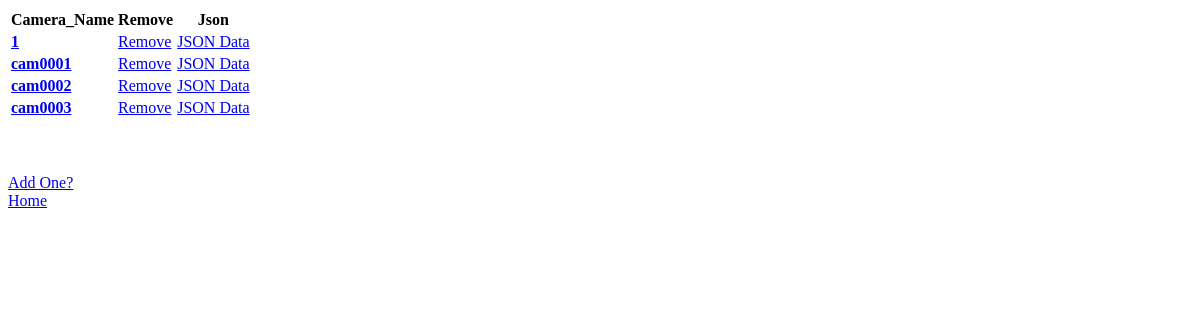
The page /cam_qrcode/ on the database as committed earlier.
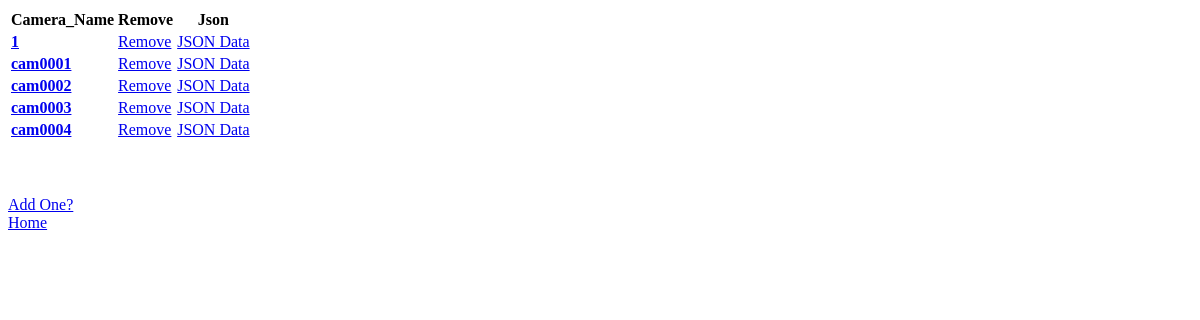
The same page on the database as committed later.
### cam_qrcode/models.py (models this page shows, shortened)
class Camera(models.Model):
    camera_id = models.IntegerField()
    camera_name = models.CharField(max_length=200)
    camera_xmpp_account = models.CharField(max_length=200)
    camera_xmpp_password = models.CharField(max_length=200)
    app_xmpp_account = models.CharField(max_length=200)
    app_xmpp_password = models.CharField(max_length=200)

### cam_qrcode/views.py (the view)
def index(request):
    latest_cam_list = Camera.objects.all()
    context = {'latest_cam_list': latest_cam_list}
    return render(request, 'cam_qrcode/index.html', context)

### polls/templates/cam_qrcode/index.html (shortened to what this page needs)
{% if latest_cam_list %}
<table>
  <thead>
    <tr>
      <th>Camera_Name</th>
      <th>Remove</th>
      <th>Json</th>
    </tr>
  </thead>
  <tbody>
    {% for cam in latest_cam_list %}
    <tr>
      <td><strong><a href="{% url 'detail' cam.camera_id %}">{{ cam.camera_name }}</a></strong></td>
      <td><a href="{% url 'remove' cam.camera_id %}">Remove</td>
      <td><a href="{% url 'json' cam.camera_id %}"> JSON Data </a></td>
    </tr>
    {% endfor %}
  </tbody>
</table>
{% else %}
    <p>No cam are available.</p>
{% endif %}
<a href="add">Add One? </a>
<a href="/cam_qrcode">Home</a>

Rows that differ between the two databases and show on the page:
added Camera: camera_name "cam0004"
